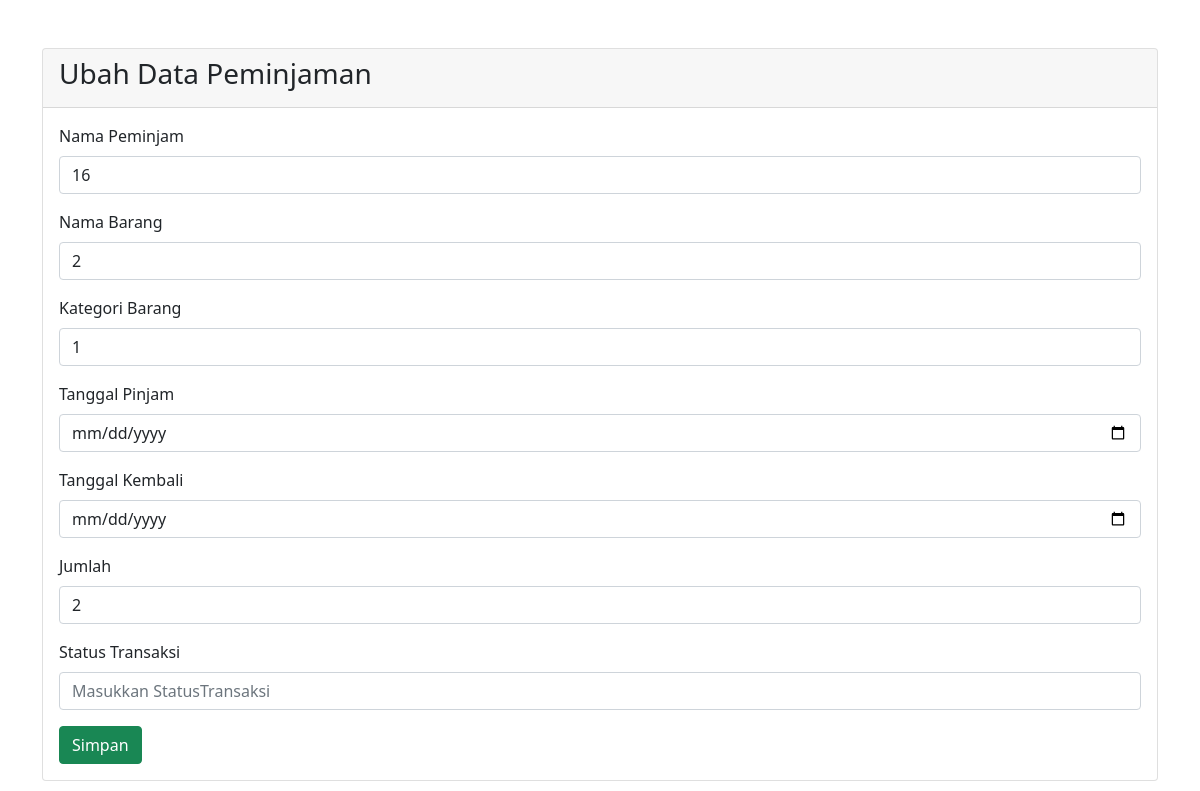
The app's page /index.php/peminjaman/edit/4 with its own data.
### tables this page shows
CREATE TABLE `tb_peminjaman` (
  `id_pinjam` int(20) NOT NULL,
  `id_barang` int(20) NOT NULL,
  `id_user` int(20) NOT NULL,
  `tanggal_pinjam` datetime(6) NOT NULL,
  `tanggal_kembali` datetime(6) NOT NULL,
  `tanggal_kembali_barang` date NOT NULL,
  `jumlah` int(15) NOT NULL,
  `status_transaksi` tinytext NOT NULL,
  `id_kategori` int(20) NOT NULL
);

### application/controllers/Peminjaman.php (called while the page is built, shortened)
<?php
class Peminjaman extends CI_Controller {
    function __construct(){
        $this->load->model('M_Peminjaman', 'peminjaman', TRUE);
        $this->load->helper(array('form', 'url'));
    }
    public function edit($id)
    {
        $this->load->model('M_Peminjaman','peminjaman');
        $data = $this->peminjaman->get_byid($id);
        $this->load->view('peminjaman/peminjaman_edit',$data);
    }
}
?>

### index.php (called while the page is built, shortened)
<?php
require_once BASEPATH.'core/CodeIgniter.php';

### application/models/M_Peminjaman.php (called while the page is built, shortened)
<?php
    class M_Peminjaman extends CI_Model {
        function get_byid($id)
        {
            return $this->db->where('id_pinjam', $id)
            ->get('tb_peminjaman')->row_array();
        }
    }
?>

### application/views/peminjaman/peminjaman_edit.php (the view, shortened to what this page needs)
<!DOCTYPE html>
<html lang="en">
<head>
<link href="https://cdn.jsdelivr.net/npm/bootstrap@5.0.0-beta3/dist/css/bootstrap.min.css" rel="stylesheet">
</head>
<body>
    <div class="container mt-5">
        <div class="row">
            <div class="col-md-12">
                <div class="card">
                    <div class="card-header">
                        <h3 class="d-flex justify-content-between">Ubah Data Peminjaman</h3>
                    </div>
                    <div class="card-body">
                        <form action="<?= base_url()?>peminjaman/update" method="post">
                        <div class = "mb-3">
                            <label for="id_user" class = "form-label"> Nama Peminjam</label>
                            <input type="text" class ="form-control" name ="id_user" value="<?= $id_user?>" placeholder="Masukkan Nama Peminjam">
                        </div>
                            <div class="mb-3">
                                <label for="id_barang" class="form-label">Nama Barang</label>
                                <input type="text" class="form-control" name="id_barang"  value="<?= $id_barang ?>" placeholder="Masukkan Nama Barang">
                            </div>
                            <div class="mb-3">
                                <label for="id_kategori" class="form-label">Kategori Barang</label>
                                <input type="text" class="form-control" name="id_kategori"  value="<?= $id_kategori ?>" placeholder="Masukkan Kategori Barang">
                            </div>
                            <div class="mb-3">
                                <label for="tanggal_pinjam" class="form-label">Tanggal Pinjam</label>
                                <input type="date" class="form-control" name="tanggal_pinjam"  value="<?= $tanggal_pinjam ?>" placeholder="Masukkan Tanggal Pinjam">
                            </div>
                            <div class="mb-3">
                                <label for="tanggal_kembali" class="form-label">Tanggal Kembali</label>
                                <input type="date" class="form-control" name="tanggal_kembali"  value="<?= $tanggal_kembali ?>" placeholder="Masukkan Tanggal Kembali">
                            </div>
                            <div class="mb-3">
                                <label for="jumlah" class="form-label">Jumlah</label>
                                <input type="text" class="form-control" name="jumlah"  value="<?= $jumlah ?>" placeholder="Masukkan Jumlah Barang">
                            </div>
                            <div class="mb-3">
                                <label for="status_transaksi" class="form-label">Status Transaksi</label>
                                <input type="text" class="form-control" name="status_transaksi"  value="<?= $status_transaksi ?>" placeholder="Masukkan StatusTransaksi">
                            </div>
                            <button type="submit" class="btn btn-success">Simpan</button>
                        </form>
                    </div>
                </div>
            </div>
        </div>
    </div>
</body>
</html>

### records on screen
tb_peminjaman: id_user "16", id_barang "2", id_kategori "1", jumlah "2"
